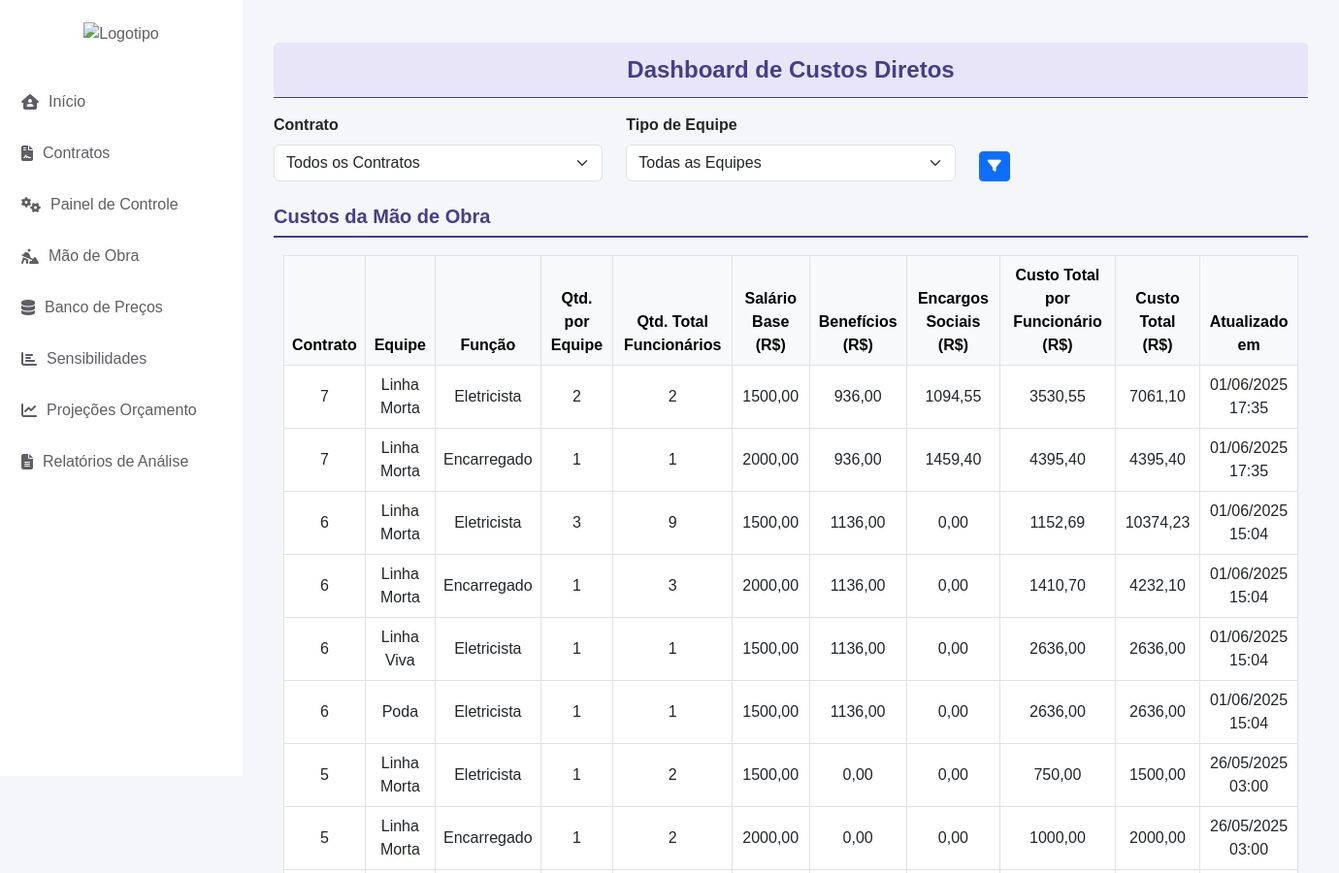
The app's page /custo_direto/dashboard/ (upper part), older data.
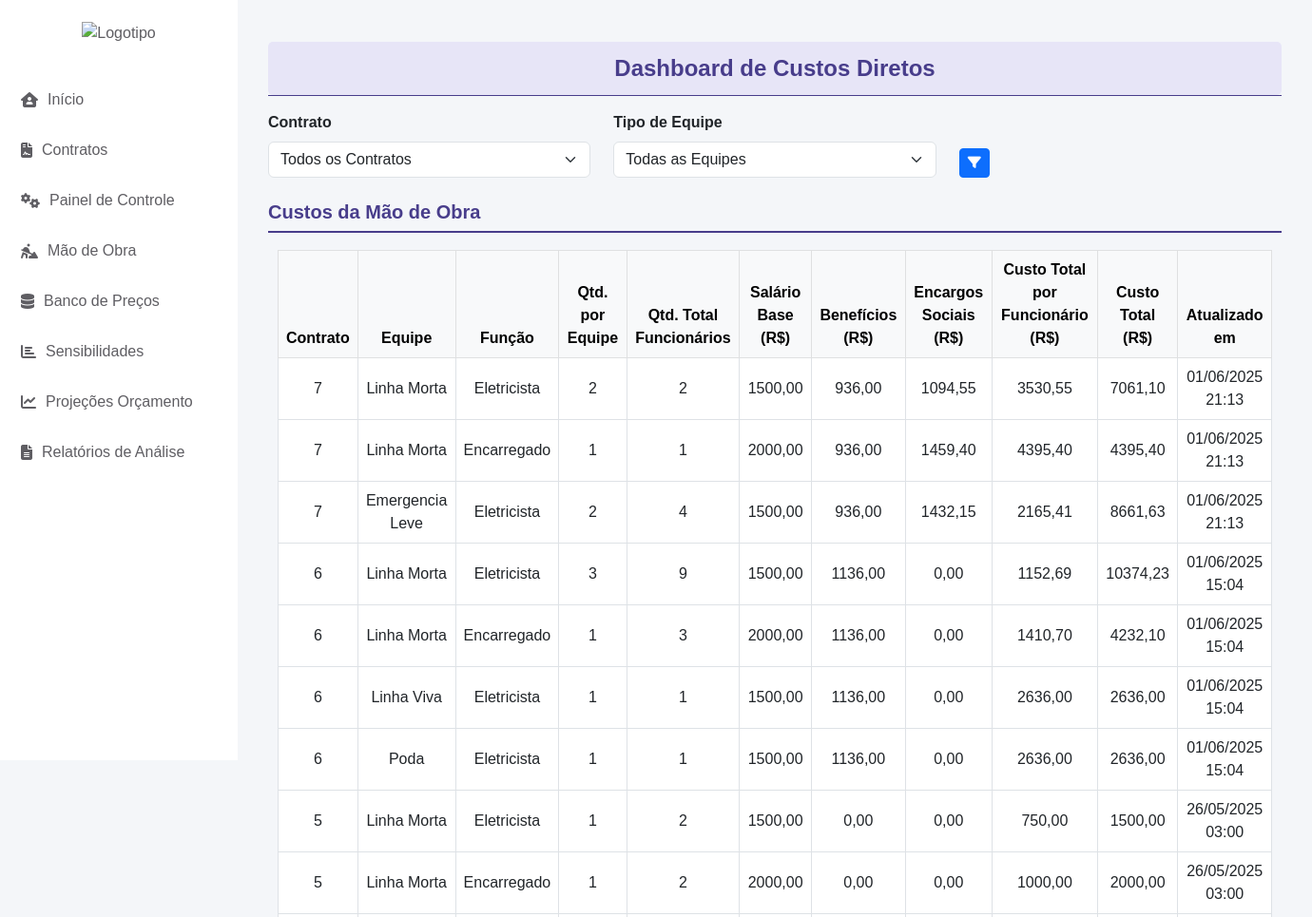
The same page, newer data.
### custo_direto/models.py (models this page shows, shortened)
class CustoDiretoFuncao(models.Model):
    contrato = models.ForeignKey(
        'cad_contrato.CadastroContrato',
        on_delete=models.CASCADE,
        related_name='custos_diretos_funcoes'
    )
    composicao = models.ForeignKey(
        'cadastro_equipe.ComposicaoEquipe',
        on_delete=models.CASCADE,
        related_name='custos_diretos'
    )
    funcao = models.ForeignKey(
        'cadastro_equipe.Funcao',
        on_delete=models.PROTECT,
        related_name='custos_diretos'
    )
    quantidade_funcionarios = models.PositiveIntegerField(default=1)
    quantidade_total_funcionarios = models.PositiveIntegerField(default=0)  # ✅ Novo campo persistente
    salario_base = models.DecimalField(max_digits=12, decimal_places=2)
    adicional_periculosidade = models.DecimalField(max_digits=12, decimal_places=2, default=0)
    valor_horas_extras_50 = models.DecimalField(max_digits=12, decimal_places=2, default=0)
    valor_horas_extras_100 = models.DecimalField(max_digits=12, decimal_places=2, default=0)
    valor_adicional_noturno = models.DecimalField(max_digits=12, decimal_places=2, default=0)
    valor_prontidao = models.DecimalField(max_digits=12, decimal_places=2, default=0)
    valor_sobreaviso = models.DecimalField(max_digits=12, decimal_places=2, default=0)
    outros_custos = models.DecimalField(max_digits=12, decimal_places=2, default=0)
    beneficios = models.DecimalField(max_digits=12, decimal_places=2, default=0)
    percentual_grupo_a = models.DecimalField(max_digits=5, decimal_places=2, default=0)
    percentual_grupo_b = models.DecimalField(max_digits=5, decimal_places=2, default=0)
    percentual_grupo_c = models.DecimalField(max_digits=5, decimal_places=2, default=0)
    percentual_grupo_d = models.DecimalField(max_digits=5, decimal_places=2, default=0)
    percentual_grupo_e = models.DecimalField(max_digits=5, decimal_places=2, default=0)
    valor_grupo_a = models.DecimalField(max_digits=12, decimal_places=2, default=0)
    valor_grupo_b = models.DecimalField(max_digits=12, decimal_places=2, default=0)
    valor_grupo_c = models.DecimalField(max_digits=12, decimal_places=2, default=0)
    valor_grupo_d = models.DecimalField(max_digits=12, decimal_places=2, default=0)
    valor_total_encargos = models.DecimalField(max_digits=14, decimal_places=2, default=0)
    custo_total = models.DecimalField(max_digits=14, decimal_places=2, default=0)
    created_at = models.DateTimeField(auto_now_add=True)
    updated_at = models.DateTimeField(auto_now=True)
    class Meta:
        constraints = [
            models.UniqueConstraint(fields=['contrato', 'composicao', 'funcao'], name='unique_custo_por_funcao')
        ]

### cad_contrato/models.py (models this page shows, shortened)
class CadastroContrato(models.Model):
    ESTADOS_CHOICES = [
        ('AC', 'Acre'),
        ('AL', 'Alagoas'),
        ('AP', 'Amapá'),
        ('AM', 'Amazonas'),
        ('BA', 'Bahia'),
        ('CE', 'Ceará'),
        ('DF', 'Distrito Federal'),
        ('ES', 'Espírito Santo'),
        ('GO', 'Goiás'),
        ('MA', 'Maranhão'),
        ('MT', 'Mato Grosso'),
        ('MS', 'Mato Grosso do Sul'),
        ('MG', 'Minas Gerais'),
        ('PA', 'Pará'),
        ('PB', 'Paraíba'),
        ('PR', 'Paraná'),
        ('PE', 'Pernambuco'),
        ('PI', 'Piauí'),
        ('RJ', 'Rio de Janeiro'),
        ('RN', 'Rio Grande do Norte'),
        ('RS', 'Rio Grande do Sul'),
        ('RO', 'Rondônia'),
        ('RR', 'Roraima'),
        ('SC', 'Santa Catarina'),
        ('SP', 'São Paulo'),
        ('SE', 'Sergipe'),
        ('TO', 'Tocantins'),
    ]
    STATUS_CHOICES = [
        ('EM_LICITACAO', 'Em Licitação'),
        ('EM_RENOVACAO', 'Em Renovação'),
        ('ATIVO', 'Ativo'),
        ('ENCERRADO', 'Encerrado'),
    ]
    contrato = models.AutoField(primary_key=True)
    concessionaria = models.CharField(max_length=100, default='Equatorial')
    estado = models.CharField(max_length=2, choices=ESTADOS_CHOICES, default='GO')
    municipio = models.CharField(max_length=100, default='Goiânia')
    escopo_contrato = models.CharField(max_length=255)
    inicio_vigencia_contrato = models.DateField(default='2025-01-01')
    fim_vigencia_contrato = models.DateField(default='2029-01-01')
    versao_base = models.ForeignKey('self', null=True, blank=True, on_delete=models.PROTECT, related_name='versoes')
    numero_versao = models.IntegerField(default=0)
    descricao_alteracao = models.TextField(blank=True)
    status_contrato = models.CharField(max_length=15, choices=STATUS_CHOICES, default='EM_LICITACAO', verbose_name="Status do Contrato")
    valor_inicial = models.DecimalField(max_digits=15, decimal_places=2, default=0.00, verbose_name="Valor Inicial do Contrato")
    created_at = models.DateTimeField(auto_now_add=True)
    updated_at = models.DateTimeField(auto_now=True)
    class Meta:
        ordering = ['-created_at']

### cadastro_equipe/models.py (models this page shows, shortened)
class ComposicaoEquipe(models.Model):
    composicao_id = models.UUIDField(primary_key=True, default=uuid.uuid4, editable=False)
    contrato = models.ForeignKey(CadastroContrato, on_delete=models.PROTECT)
    equipe = models.ForeignKey(Equipe, on_delete=models.PROTECT)
    quantidade_equipes = models.DecimalField(max_digits=10, decimal_places=2, default=0.00)
    data_mobilizacao = models.DateField(default='2025-01-01')
    data_desmobilizacao = models.DateField(default='2028-01-01')
    prefixo_equipe = models.TextField(blank=True, null=True)
    observacao = models.TextField(blank=True, null=True)  # Agora salva uma única vez por composição
    created_at = models.DateTimeField(auto_now_add=True)
    updated_at = models.DateTimeField(auto_now=True)

class Equipe(models.Model):
    nome = models.CharField(max_length=100, unique=True)

class Funcao(models.Model):
    nome = models.CharField(max_length=100, unique=True)
    salario = models.DecimalField(max_digits=10, decimal_places=2, default=0.00)

### custo_direto/views.py (the view)
# urls.py: path('dashboard/', DashboardCustoDiretoView.as_view(), name='dashboard_custo_direto'),
class DashboardCustoDiretoView(TemplateView):
    template_name = "dashboard.html"
    def get_context_data(self, **kwargs):
        context = super().get_context_data(**kwargs)
        contratos_ids = CustoDireto.objects.values_list('contrato_id', flat=True)
        contratos = CadastroContrato.objects.filter(contrato__in=contratos_ids)
        equipes = Equipe.objects.all()
        contrato_id = self.request.GET.get('contrato')
        equipe_id = self.request.GET.get('equipe')
        custos_funcoes_queryset = CustoDiretoFuncao.objects.select_related(
            'contrato', 'composicao', 'composicao__equipe', 'funcao'
        )
        if contrato_id:
            custos_funcoes_queryset = custos_funcoes_queryset.filter(contrato_id=contrato_id)
        if equipe_id:
            custos_funcoes_queryset = custos_funcoes_queryset.filter(composicao__equipe_id=equipe_id)
        custos_funcoes_queryset = custos_funcoes_queryset.order_by('contrato')
        custos_funcoes = []
        for custo in custos_funcoes_queryset:
            if custo.quantidade_total_funcionarios > 0:
                custo.custo_por_funcionario = custo.custo_total / custo.quantidade_total_funcionarios
            else:
                custo.custo_por_funcionario = 0
            custos_funcoes.append(custo)
        labels = []
        data = []
        for custo in custos_funcoes:
            label = f"{custo.funcao.nome} - {custo.composicao.equipe.nome} - {custo.contrato.contrato}"
            labels.append(label)
            data.append(float(custo.custo_por_funcionario))
        context.update({
            'grafico_labels': json.dumps(labels),
            'grafico_data': json.dumps(data),
            'custos_funcoes': custos_funcoes,
            'contratos': contratos,
            'equipes': equipes,
            'contrato_selecionado': contrato_id,
            'equipe_selecionada': int(equipe_id) if equipe_id else '',
        })
        return context

### app/context_processors.py (called while the page is built)
def contrato_context(request):
    contrato_id = request.session.get('contrato_id')
    contrato = None
    if contrato_id:
        try:
            contrato = CadastroContrato.objects.get(contrato=contrato_id)
        except CadastroContrato.DoesNotExist:
            pass
    return {'contrato': contrato}

### custo_direto/templates/dashboard.html (shortened to what this page needs)
{% extends 'base.html' %}
{% block content %}
<div class="container-fluid mt-4">
    <div class="header">Dashboard de Custos Diretos</div>
    <p class="text-center mt-0 font-weight-bold" style="font-size: 0.8rem; border-bottom: 1px solid #483D8B;"></p>
    <form method="get">
        <div class="row mb-4">
            <div class="col-md-4">
                <label class="form-label fw-bold">Contrato</label>
                <select class="form-select" name="contrato" onchange="this.form.submit()">
                    <option value="">Todos os Contratos</option>
                </select>
            </div>
            <div class="col-md-4">
                <label class="form-label fw-bold">Tipo de Equipe</label>
                <select class="form-select" name="equipe" onchange="this.form.submit()">
                    <option value="">Todas as Equipes</option>
                </select>
            </div>
            <div class="col-md-4 d-flex align-items-end">
                <button type="submit" class="btn btn-primary btn-sm">
                    <i class="fas fa-filter"></i>
                </button>
            </div>
        </div>
    </form>
    <div class="mb-3">
        <h5 class="titulo-grupo">Custos da Mão de Obra</h5>
        <div class="linha-abaixo-titulo"></div>
        <div class="card-body">
            <div class="table-responsive">
                <table class="table table-bordered align-middle text-center">
                    <thead class="table-light">
                        <tr>
                            <th>Contrato</th>
                            <th>Equipe</th>
                            <th>Função</th>
                            <th>Qtd. por Equipe</th>
                            <th>Qtd. Total Funcionários</th>
                            <th>Salário Base (R$)</th>
                            <th>Benefícios (R$)</th>
                            <th>Encargos Sociais (R$)</th>
                            <th>Custo Total por Funcionário (R$)</th>
                            <th>Custo Total (R$)</th>
                            <th>Atualizado em</th>
                        </tr>
                    </thead>
                    <tbody>
                        {% for custo in custos_funcoes %}
                        <tr>
                            <td>{{ custo.contrato.contrato }}</td>
                            <td>{{ custo.composicao.equipe.nome }}</td>
                            <td>{{ custo.funcao.nome }}</td>
                            <td>{{ custo.quantidade_funcionarios }}</td>
                            <td>{{ custo.quantidade_total_funcionarios }}</td>
                            <td>{{ custo.salario_base|floatformat:2 }}</td>
                            <td>{{ custo.beneficios|floatformat:2 }}</td>
                            <td>{{ custo.valor_total_encargos|floatformat:2 }}</td>
                            <td>
                                {{ custo.custo_por_funcionario|floatformat:2 }}
                            </td>
                            <td>{{ custo.custo_total|floatformat:2 }}</td>
                            <td>{{ custo.updated_at|date:'d/m/Y H:i' }}</td>
                        </tr>
                        {% empty %}
                        <tr>
                            <td colspan="10" class="text-center">Nenhum custo encontrado.</td>
                        </tr>
                        {% endfor %}
                    </tbody>
                </table>
            </div>
        </div>
    </div>
</div>
{% endblock %}

Row changes from the older to the newer data that the page shows:
changed CustoDiretoFuncao (number 1 of 9 on the later page): updated_at "01/06/2025 17:35" → "01/06/2025 21:13"
changed CustoDiretoFuncao (number 2 of 9 on the later page): updated_at "01/06/2025 17:35" → "01/06/2025 21:13"
added CustoDiretoFuncao: contrato.contrato "7", composicao.equipe.nome "Emergencia Leve", funcao.nome "Eletricista", quantidade_funcionarios "2", quantidade_total_funcionarios "4", salario_base "1500,00", beneficios "936,00", valor_total_encargos "1432,15", custo_por_funcionario "2165,41", custo_total "8661,63", updated_at "01/06/2025 21:13"
